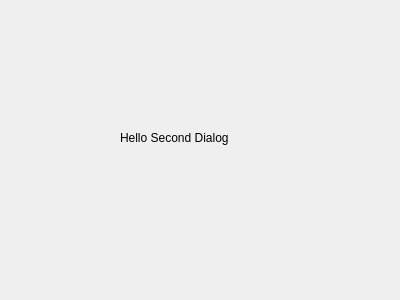
<?xml version="1.0" encoding="UTF-8"?>
<ui version="4.0">
 <class>SecDialog</class>
 <widget class="QDialog" name="SecDialog">
  <property name="geometry">
   <rect>
    <x>0</x>
    <y>0</y>
    <width>400</width>
    <height>300</height>
   </rect>
  </property>
  <property name="windowTitle">
   <string>Dialog</string>
  </property>
  <widget class="QLabel" name="label">
   <property name="geometry">
    <rect>
     <x>120</x>
     <y>130</y>
     <width>131</width>
     <height>16</height>
    </rect>
   </property>
   <property name="text">
    <string>Hello Second Dialog</string>
   </property>
  </widget>
 </widget>
 <resources/>
 <connections/>
</ui>
